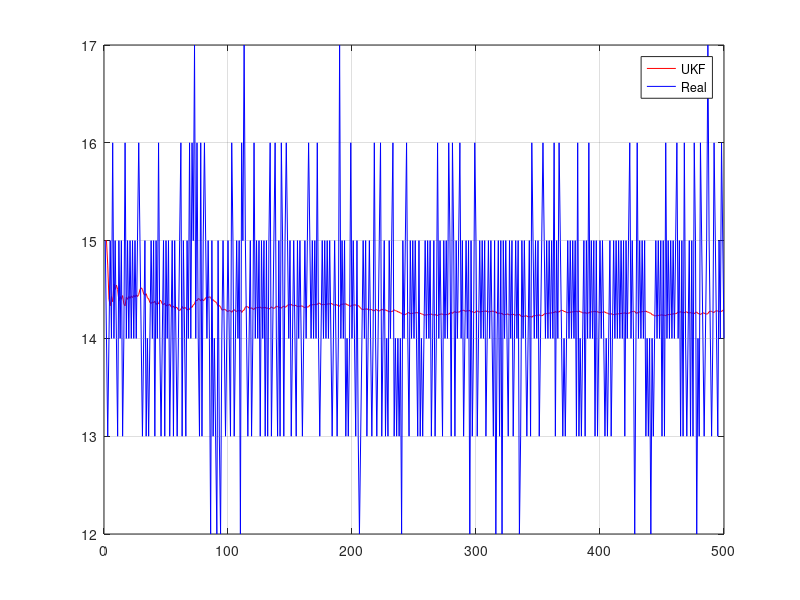

The MATLAB script that drew this image:
function Unscented_Kalman_Filter()
  
  % Initial parameters
  L = 1;
  a = 0.5;
  b = 2;
  k = 1;
  Q = 0.0001;
  R = 2;
  P = 1;
  xhat = 15;
  zk = 13;
  
  % Read the data
  fid = csvread('log.txt')';
  l = 500;
  
  % Filtered data
  X = zeros(1, l);
  
  for i = 1:l
    
    % Get measurement 
    zk = fid(i);
    
    % Save UKF value
    X(i) = xhat;
      
    % UKF filter
    [xhat, P] = ukf(xhat, zk, P, Q, R, a, k, b, L);
  end
  
  close all
  plot(1:l, X, 'r', 1:l, fid(1:l), 'b');
  legend('UKF', 'Real')
  grid on
end

function [xhat, P] = ukf(xhat, zk, P, Q, R, a, k, b, L)  
  % Init - Create the weights
  [Wa, Wc] = ukf_create_weights(a, b, k, L);
    
  % PREDICT: Step 0 - Predict the state and state estimation error covariance at the next time step
	s = ukf_compute_sigma_points(xhat, P, a, k, L);

	% PREDICT: Step 1 - Run our transition function
	x = ukf_transition(s, L);
 
	% PREDICT: Step 2 - Combine the predicted states to obtain the predicted states
	xhat = ukf_multiply_weights(x, Wa, L);

	% PREDICT: Step 3 - Compute the covariance of the predicted state
	P = ukf_estimate_covariance(x, xhat, Wc, Q, L);
  
  % UPDATE: Step 1 - Use the nonlinear measurement function to compute the predicted measurements for each of the sigma points.
  z = s; % Here we assume that the observation function z = h(s, u) = s
  
  % UPDATE: Step 2 - Combine the predicted measurements to obtain the predicted measurement
  zhat = ukf_multiply_weights(z, Wa, L);
  
  % UPDATE: Step 3 - Estimate the covariance of the predicted measurement
  Shat = ukf_estimate_covariance(z, zhat, Wc, R, L);
  
  % UPDATE: Step 4 - Estimate the cross-covariance between xhat and zhat. 
  Csz = ukf_estimate_cross_covariance(s, xhat, z, zhat, Wc, L);
  
  % UPDATE: Step 5 - Find kalman K matrix
	K = ukf_create_kalman_K(Shat, Csz, L);
  
  % UPDATE: Step 6 - Obtain the estimated state and state estimation error covariance
  [xhat, P] = ukf_state_update(K, Shat, P, xhat, zk, zhat, L);
  
end

function [Wa, Wc] = ukf_create_weights(a, b, k, L)
  N = 2 * L + 1;
  Wa = zeros(1, N);
  Wc = zeros(1, N);
  for i = 1:N
    if(i == 1)
      Wa(i) = (a*a*k-L)/(a*a*k);
      Wc(i) = Wa(i) + 1 - a*a + b;
    else
      Wa(i) = 1/(2*a*a*k);
      Wc(i) = Wa(i);
    end
  end
end

function [s] = ukf_compute_sigma_points(x, P, a, k, L)
  N = 2 * L + 1;
	compensate = L + 1;
  s = zeros(L, N);
  A = a*sqrt(k)*chol(P);
  for j = 1:N
    if(j == 1)
      s(:, j) = x;
    elseif(and(j >= 2, j <= L + 1))
      s(:, j) = x + A(:, j - 1);
    else 
      s(:, j) = x - A(:, j - compensate);
    end
  end
end

function x = ukf_multiply_weights(xi, W, L)
  N = 2 * L + 1;
  x = zeros(L, 1);
  for i = 1:N
    x = x + W(i)*xi(:, i);
  end
end

function P = ukf_estimate_covariance(xi, x, W, O, L)
  N = 2 * L + 1;
  P = zeros(L, L);
  for i = 1:N
    P = P + W(i)*(xi(:, i) - x)*(xi(:, i) - x)';
  end
  P = P + O;
end

function Csz = ukf_estimate_cross_covariance(s, xhat, z, zhat, Wc, L)
	N = 2 * L + 1;
  Csz = zeros(L, L);
  for i = 1:N
    Csz = Csz + Wc(i)*(s(:, i) - xhat)*(z(:, i) - zhat)';
  end
end

function K = ukf_create_kalman_K(Shat, Csz, L)
  K = zeros(L, L);
  for i = 1:L
    % Solve Ax = b with Cholesky
    A = chol(Shat, 'lower');
    y = linsolve(A, Csz(:, i));
    K(:, i) = linsolve(A', y);
  end
end

function [xhat, P] = ukf_state_update(K, Shat, P, xhat, zk, zhat, L)
  xhat = xhat + K*(zk - zhat);
  P = P - K*Shat*K';
end

function x = ukf_transition(s, L)
  N = 2 * L + 1;
  x = zeros(L, 1);
  for i = 1:N
    x(i) = std(s(:, i))*randn + mean(s(:, i)); % std*random_variable + average = Gaussian distribution
  end
end